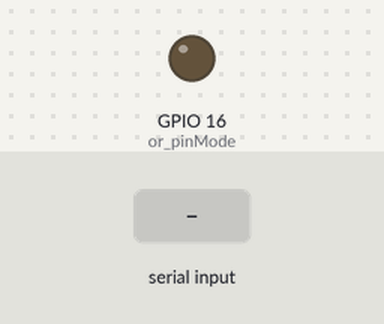
This sketch was run on a simulated ESP8266 (NodeMCU). Shown: output pins drawn as LEDs (lit = HIGH). The test bench sets the inputs (shaded band). WiFi joins after 1.5 s; servers stay silent unless stated; what the sketch prints to the serial monitor is not drawn.

Above: at 2.8 s.
2.9 s: "0\n" received over Serial
At 4.1 s:
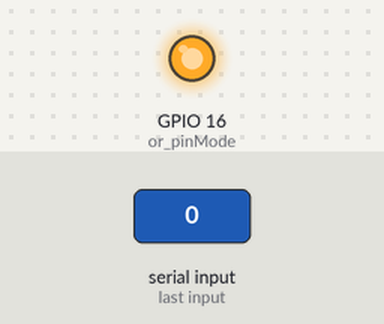
4.4 s: "1\n" received over Serial
At 5.2 s:
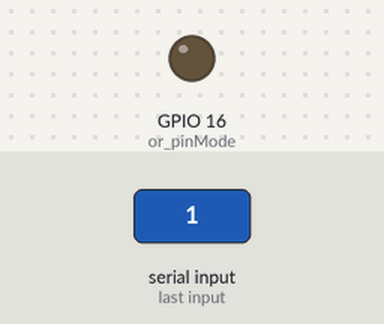
Timing chart, 0 to 7.4 s (numbered marks = the images above; inputs shaded):
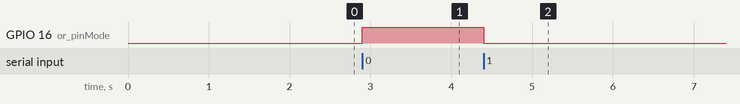

The sketch:

wifi_serial.ino
```cpp
#include <ESP8266WiFi.h>
char * SSID="realme 3 Pro";
char * password="password";
void setup() {
 pinMode(16,OUTPUT);                //or pinMode(D0,output);
  // put your setup code here, to run once:
Serial.begin(9600);
WiFi.begin(SSID,password);
while(WiFi.status()!=WL_CONNECTED)
{
  Serial.printf(".");
  delay(200);
}
Serial.print("\n");
Serial.println("WiFi Connected");

Serial.print("the  IP: ");
Serial.println(WiFi.localIP());
}

void loop() {
  // put your main code here, to run repeatedly:
  char data=Serial.read();
  if(data=='1')
  {
    digitalWrite(16,0);
delay(500);
  }
else if(data=='0')
{
digitalWrite(16,1);
delay(500);
}
}
```

Measured:
- after the input at 2.9 s, GPIO 16 (or_pinMode): LOW → HIGH at once
- after the input at 4.4 s, GPIO 16 (or_pinMode): HIGH → LOW at once
